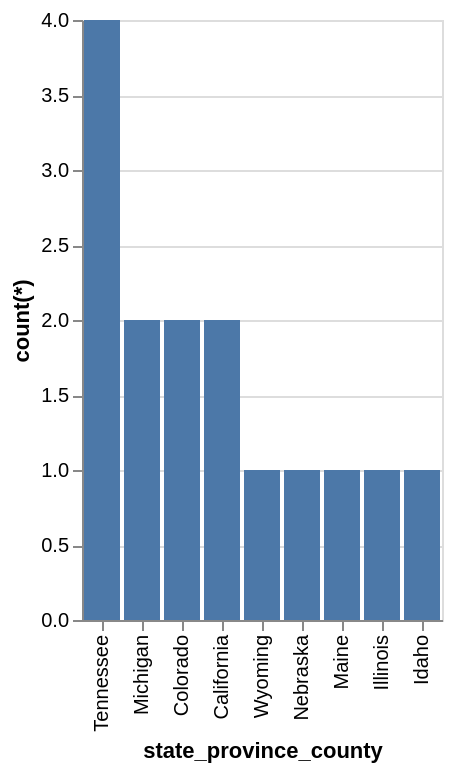

Express this chart as Vega-Lite.
### Vega-Lite specification from a JSON file in a GitHub repository (floating-point values rounded to 4 significant figures)
{"data": {"values": [{"x_data": "Tennessee", "y_data": 4}, {"x_data": "Michigan", "y_data": 2}, {"x_data": "Colorado", "y_data": 2}, {"x_data": "California", "y_data": 2}, {"x_data": "Wyoming", "y_data": 1}, {"x_data": "Nebraska", "y_data": 1}, {"x_data": "Maine", "y_data": 1}, {"x_data": "Illinois", "y_data": 1}, {"x_data": "Idaho", "y_data": 1}]}, "mark": "bar", "encoding": {"x": {"field": "x_data", "type": "nominal", "title": "state_province_county", "sort": {"op": "sum", "field": "y_data", "order": "descending"}}, "y": {"field": "y_data", "type": "quantitative", "title": "count(*)"}}}
